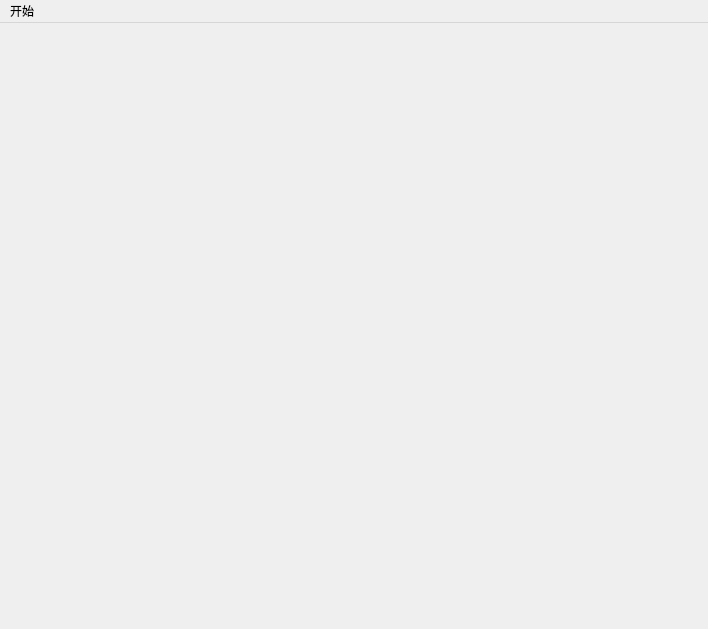
<?xml version="1.0" encoding="UTF-8"?>
<ui version="4.0">
 <class>MainWindow</class>
 <widget class="QMainWindow" name="MainWindow">
  <property name="geometry">
   <rect>
    <x>0</x>
    <y>0</y>
    <width>708</width>
    <height>629</height>
   </rect>
  </property>
  <property name="windowTitle">
   <string>MainWindow</string>
  </property>
  <widget class="QWidget" name="centralwidget"/>
  <widget class="QMenuBar" name="menubar">
   <property name="geometry">
    <rect>
     <x>0</x>
     <y>0</y>
     <width>708</width>
     <height>26</height>
    </rect>
   </property>
   <widget class="QMenu" name="menu">
    <property name="title">
     <string>开始</string>
    </property>
    <addaction name="actionquit"/>
   </widget>
   <addaction name="menu"/>
  </widget>
  <action name="exit_action">
   <property name="text">
    <string>退出</string>
   </property>
  </action>
  <action name="actionquit">
   <property name="checkable">
    <bool>true</bool>
   </property>
   <property name="checked">
    <bool>false</bool>
   </property>
   <property name="enabled">
    <bool>true</bool>
   </property>
   <property name="text">
    <string>退出</string>
   </property>
  </action>
  <action name="actionedit">
   <property name="text">
    <string>edit</string>
   </property>
  </action>
  <action name="actionedit_2">
   <property name="text">
    <string>编辑</string>
   </property>
  </action>
 </widget>
 <resources/>
 <connections/>
</ui>
